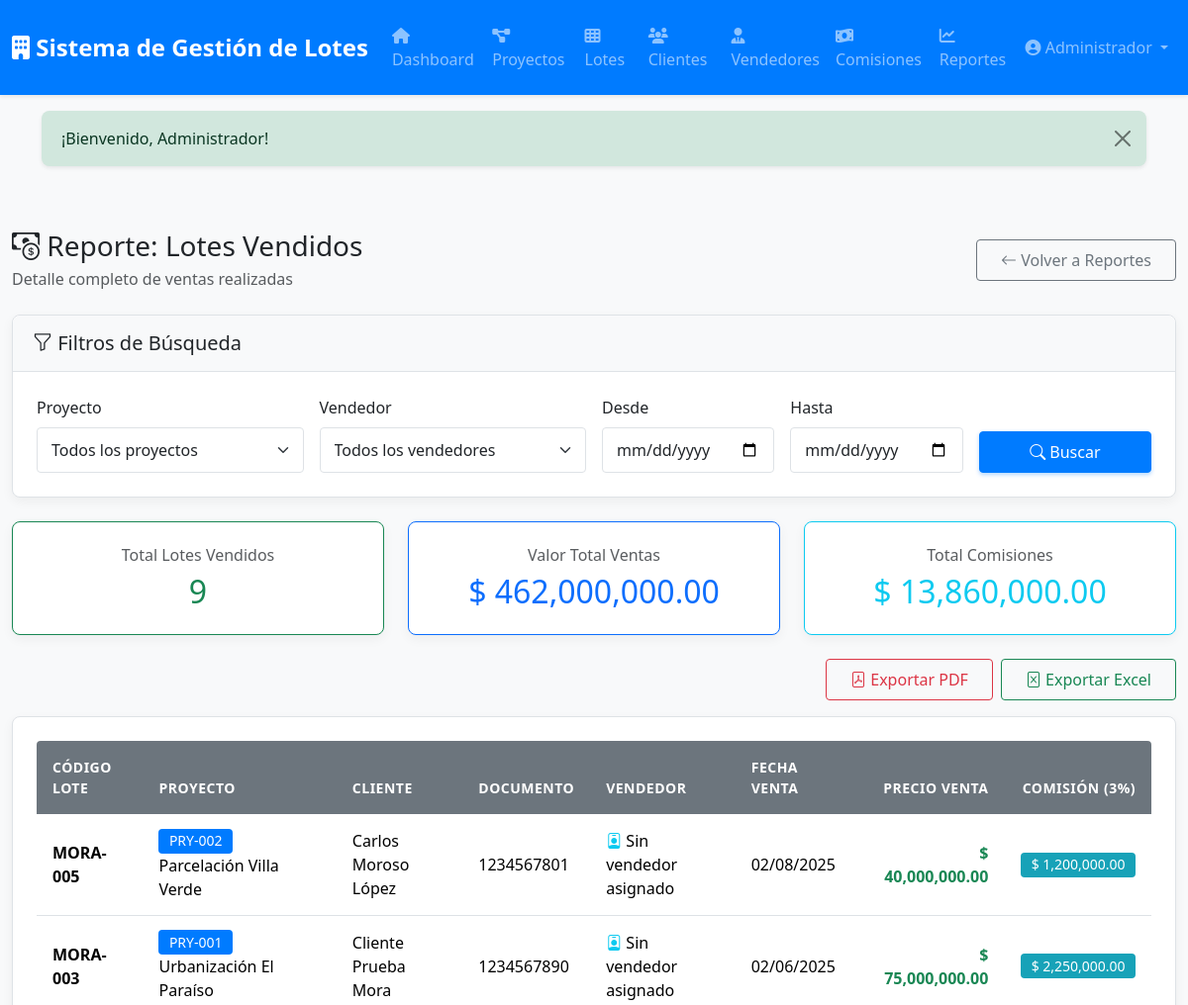
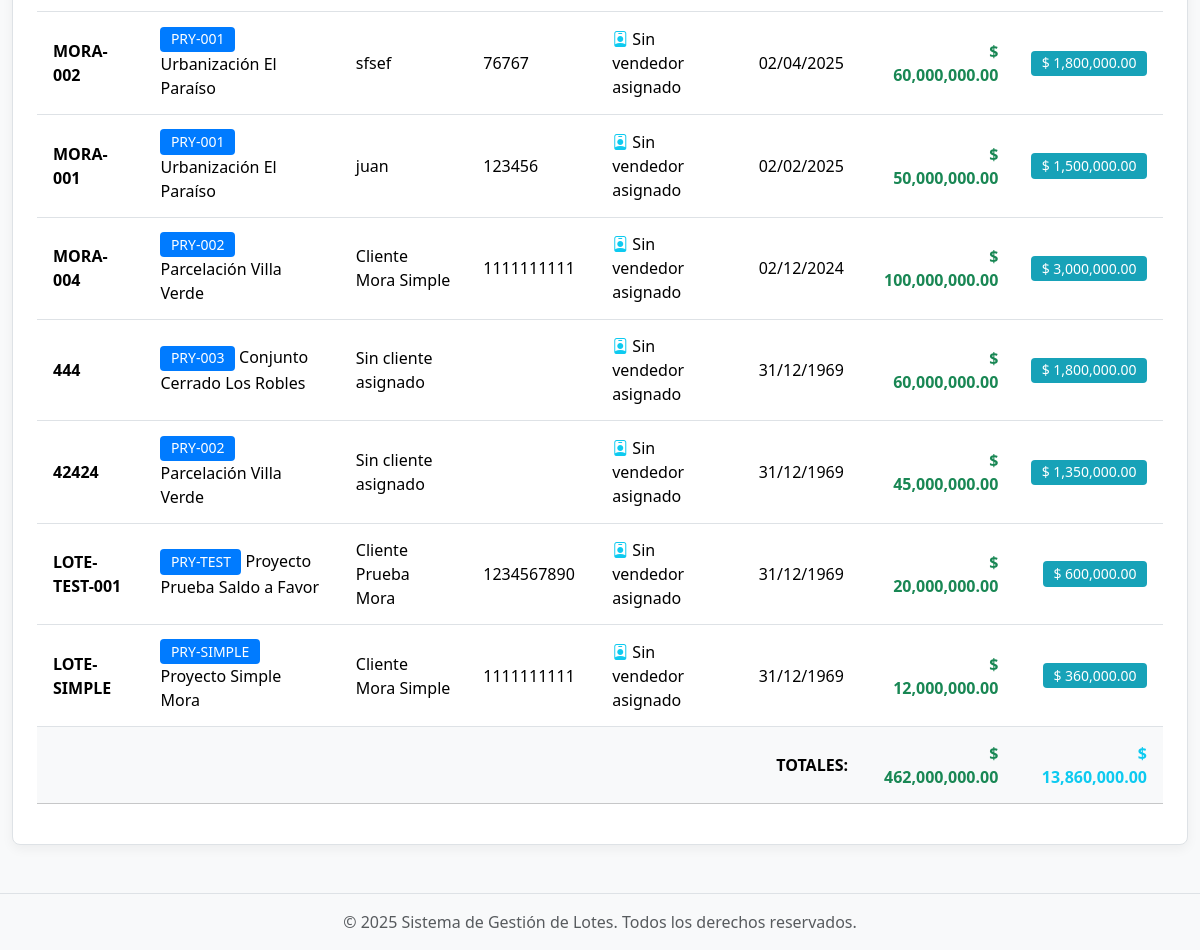
The page /reportes/lotes-vendidos (signed in) on the database its author committed (2 pictures, top to bottom).
### tables this page shows
CREATE TABLE `lotes` (
  `id` int(10) UNSIGNED NOT NULL,
  `proyecto_id` int(10) UNSIGNED NOT NULL,
  `codigo_lote` varchar(20) NOT NULL COMMENT 'Código del lote dentro del proyecto',
  `manzana` varchar(10) DEFAULT NULL COMMENT 'Manzana o sector',
  `ubicacion` varchar(255) DEFAULT NULL,
  `area_m2` decimal(10,2) NOT NULL COMMENT 'Área en metros cuadrados',
  `precio_lista` decimal(15,2) NOT NULL COMMENT 'Precio de lista del lote',
  `precio_venta` decimal(15,2) DEFAULT NULL COMMENT 'Precio real de venta (si difiere)',
  `cuota_inicial` decimal(15,2) DEFAULT NULL,
  `monto_financiado` decimal(15,2) DEFAULT NULL,
  `tasa_interes` decimal(5,2) DEFAULT NULL,
  `numero_cuotas` int(11) DEFAULT NULL,
  `saldo_a_favor` decimal(15,2) DEFAULT 0.00 COMMENT 'Saldo acumulado de pagos excedentes disponible para reajustar mora y compensar cuotas futuras',
  `fecha_inicio_amortizacion` date DEFAULT NULL,
  `estado` enum('disponible','reservado','vendido','bloqueado') NOT NULL DEFAULT 'disponible',
  `cliente_id` int(10) UNSIGNED DEFAULT NULL COMMENT 'Cliente dueño (si está vendido)',
  `vendedor_id` int(10) UNSIGNED DEFAULT NULL,
  `fecha_venta` date DEFAULT NULL,
  `observaciones` text DEFAULT NULL,
  `descripcion` text DEFAULT NULL,
  `created_at` timestamp NULL DEFAULT current_timestamp(),
  `updated_at` timestamp NULL DEFAULT current_timestamp() ON UPDATE current_timestamp()
);

CREATE TABLE `proyectos` (
  `id` int(10) UNSIGNED NOT NULL,
  `codigo` varchar(20) NOT NULL COMMENT 'Código único del proyecto',
  `nombre` varchar(150) NOT NULL,
  `ubicacion` varchar(255) DEFAULT NULL,
  `descripcion` text DEFAULT NULL,
  `estado` enum('activo','completado','pausado','cancelado') DEFAULT 'activo',
  `fecha_inicio` date DEFAULT NULL,
  `fecha_finalizacion` date DEFAULT NULL,
  `total_lotes` int(10) UNSIGNED DEFAULT 0 COMMENT 'Total de lotes en el proyecto',
  `observaciones` text DEFAULT NULL,
  `created_at` timestamp NULL DEFAULT current_timestamp(),
  `updated_at` timestamp NULL DEFAULT current_timestamp() ON UPDATE current_timestamp()
);

### app/Views/reportes/lotes-vendidos.php (the view, shortened to what the rows shown need)
<div class="container-fluid py-4">
    <div class="d-flex justify-content-between align-items-center mb-4">
        <div>
            <h1 class="h3 mb-1">
                <i class="bi bi-cash-coin"></i> Reporte: Lotes Vendidos
            </h1>
            <p class="text-muted mb-0">Detalle completo de ventas realizadas</p>
        </div>
        <a href="/reportes" class="btn btn-outline-secondary">
            <i class="bi bi-arrow-left"></i> Volver a Reportes
        </a>
    </div>
    <div class="card mb-4">
        <div class="card-header bg-light">
            <h5 class="mb-0"><i class="bi bi-funnel"></i> Filtros de Búsqueda</h5>
        </div>
        <div class="card-body">
            <form method="GET" action="/reportes/lotes-vendidos">
                <div class="row g-3">
                    <div class="col-md-3">
                        <label for="proyecto_id" class="form-label">Proyecto</label>
                        <select name="proyecto_id" id="proyecto_id" class="form-select">
                            <option value="">Todos los proyectos</option>
                        </select>
                    </div>
                    <div class="col-md-3">
                        <label for="vendedor_id" class="form-label">Vendedor</label>
                        <select name="vendedor_id" id="vendedor_id" class="form-select">
                            <option value="">Todos los vendedores</option>
                        </select>
                    </div>
                    <div class="col-md-2">
                        <label for="fecha_desde" class="form-label">Desde</label>
                        <input type="date" name="fecha_desde" id="fecha_desde" class="form-control"
                               value="<?= $filtros['fecha_desde'] ?? '' ?>">
                    </div>
                    <div class="col-md-2">
                        <label for="fecha_hasta" class="form-label">Hasta</label>
                        <input type="date" name="fecha_hasta" id="fecha_hasta" class="form-control"
                               value="<?= $filtros['fecha_hasta'] ?? '' ?>">
                    </div>
                    <div class="col-md-2 d-flex align-items-end">
                        <button type="submit" class="btn btn-primary w-100">
                            <i class="bi bi-search"></i> Buscar
                        </button>
                    </div>
                </div>
            </form>
        </div>
    </div>
    <div class="row mb-4">
        <div class="col-md-4">
            <div class="card text-center border-success">
                <div class="card-body">
                    <h6 class="text-muted">Total Lotes Vendidos</h6>
                    <h2 class="text-success mb-0"><?= count($lotes) ?></h2>
                </div>
            </div>
        </div>
        <div class="col-md-4">
            <div class="card text-center border-primary">
                <div class="card-body">
                    <h6 class="text-muted">Valor Total Ventas</h6>
                    <h2 class="text-primary mb-0"><?= formatMoney($totalVentas) ?></h2>
                </div>
            </div>
        </div>
        <div class="col-md-4">
            <div class="card text-center border-info">
                <div class="card-body">
                    <h6 class="text-muted">Total Comisiones</h6>
                    <h2 class="text-info mb-0"><?= formatMoney($totalComisiones) ?></h2>
                </div>
            </div>
        </div>
    </div>
    <div class="d-flex justify-content-end gap-2 mb-3">
        <button class="btn btn-outline-danger" onclick="exportarPDF()">
            <i class="bi bi-file-pdf"></i> Exportar PDF
        </button>
        <button class="btn btn-outline-success" onclick="exportarExcel()">
            <i class="bi bi-file-excel"></i> Exportar Excel
        </button>
    </div>
    <div class="card">
        <div class="card-body">
            <div class="table-responsive">
                <table class="table table-hover align-middle" id="tablaLotesVendidos">
                    <thead class="table-light">
                        <tr>
                            <th>Código Lote</th>
                            <th>Proyecto</th>
                            <th>Cliente</th>
                            <th>Documento</th>
                            <th>Vendedor</th>
                            <th>Fecha Venta</th>
                            <th class="text-end">Precio Venta</th>
                            <th class="text-end">Comisión (3%)</th>
                        </tr>
                    </thead>
                    <tbody>
                        <?php if (empty($lotes)): ?>
                            <tr>
                                <td colspan="8" class="text-center text-muted py-4">
                                    <i class="bi bi-inbox" style="font-size: 3rem;"></i>
                                    <p class="mt-2">No se encontraron lotes vendidos con los filtros seleccionados</p>
                                </td>
                            </tr>
                        <?php else: ?>
                            <?php foreach ($lotes as $lote): ?>
                                <tr>
                                    <td>
                                        <strong><?= htmlspecialchars($lote['codigo_lote']) ?></strong>
                                    </td>
                                    <td>
                                        <span class="badge bg-primary"><?= htmlspecialchars($lote['proyecto_codigo']) ?></span>
                                        <?= htmlspecialchars($lote['proyecto_nombre']) ?>
                                    </td>
                                    <td><?= htmlspecialchars($lote['cliente_nombre'] ?? 'Sin asignar') ?></td>
                                    <td><?= htmlspecialchars($lote['cliente_documento'] ?? '-') ?></td>
                                    <td>
                                        <i class="bi bi-person-badge text-info"></i>
                                        <?= htmlspecialchars($lote['vendedor_nombre'] ?? 'Sin vendedor') ?>
                                    </td>
                                    <td><?= date('d/m/Y', strtotime($lote['fecha_venta'])) ?></td>
                                    <td class="text-end">
                                        <strong class="text-success"><?= formatMoney($lote['precio_venta']) ?></strong>
                                    </td>
                                    <td class="text-end">
                                        <span class="badge bg-info"><?= formatMoney($lote['comision_vendedor']) ?></span>
                                    </td>
                                </tr>
                            <?php endforeach; ?>
                        <?php endif; ?>
                    </tbody>
                    <?php if (!empty($lotes)): ?>
                        <tfoot class="table-light fw-bold">
                            <tr>
                                <td colspan="6" class="text-end">TOTALES:</td>
                                <td class="text-end text-success"><?= formatMoney($totalVentas) ?></td>
                                <td class="text-end text-info"><?= formatMoney($totalComisiones) ?></td>
                            </tr>
                        </tfoot>
                    <?php endif; ?>
                </table>
            </div>
        </div>
    </div>
</div>

### core/Router.php (shortened to what the rows shown need)
<?php
class Router
{
    private $routes = [];
    public function __construct($baseUrl = '')
    {
        $this->baseUrl = rtrim($baseUrl, '/');
    }
    private function addRoute($method, $uri, $handler)
    {
        $uri = '/' . trim($uri, '/');
        $this->routes[] = [
            'method' => $method,
            'uri' => $uri,
            'handler' => $handler,
            'pattern' => $this->convertUriToPattern($uri)
        ];
    }
    private function convertUriToPattern($uri)
    {
        $pattern = preg_replace('/\{([a-z_]+)\}/', '([^/]+)', $uri);
        return '#^' . $pattern . '$#';
    }
    public function dispatch()
    {
        $requestMethod = $_SERVER['REQUEST_METHOD'];
        $requestUri = $this->getRequestUri();
        foreach ($this->routes as $route) {
            if ($route['method'] !== $requestMethod) {
                continue;
            }
            if (preg_match($route['pattern'], $requestUri, $matches)) {
                array_shift($matches);
                return $this->callHandler($route['handler'], $matches);
            }
        }
    }
    private function getRequestUri()
    {
        $uri = parse_url($_SERVER['REQUEST_URI'], PHP_URL_PATH);
        return '/' . trim($uri, '/');
    }
    private function callHandler($handler, $params = [])
    {
        if (is_string($handler) && strpos($handler, '@') !== false) {
            list($controller, $method) = explode('@', $handler);
            $controllerInstance = new $controllerClass();
            return call_user_func_array([$controllerInstance, $method], $params);
        }
        throw new Exception("Invalid route handler");
    }
}

### rows shown on the page
lotes: codigo_lote "MORA-005", proyecto.codigo "PRY-002", proyecto.nombre "Parcelación Villa Verde", cliente_nombre "Carlos Moroso López", cliente_documento "1234567801", vendedor_nombre "Sin vendedor asignado", fecha_venta "02/08/2025", precio_venta "$ 40,000,000.00", comision_vendedor "$ 1,200,000.00"
lotes: codigo_lote "MORA-003", proyecto.codigo "PRY-001", proyecto.nombre "Urbanización El Paraíso", cliente_nombre "Cliente Prueba Mora", cliente_documento "1234567890", vendedor_nombre "Sin vendedor asignado", fecha_venta "02/06/2025", precio_venta "$ 75,000,000.00", comision_vendedor "$ 2,250,000.00"
lotes: codigo_lote "MORA-002", proyecto.codigo "PRY-001", proyecto.nombre "Urbanización El Paraíso", cliente_nombre "sfsef", cliente_documento "76767", vendedor_nombre "Sin vendedor asignado", fecha_venta "02/04/2025", precio_venta "$ 60,000,000.00", comision_vendedor "$ 1,800,000.00"
lotes: codigo_lote "MORA-001", proyecto.codigo "PRY-001", proyecto.nombre "Urbanización El Paraíso", cliente_nombre "juan", cliente_documento "123456", vendedor_nombre "Sin vendedor asignado", fecha_venta "02/02/2025", precio_venta "$ 50,000,000.00", comision_vendedor "$ 1,500,000.00"
lotes: codigo_lote "MORA-004", proyecto.codigo "PRY-002", proyecto.nombre "Parcelación Villa Verde", cliente_nombre "Cliente Mora Simple", cliente_documento "1111111111", vendedor_nombre "Sin vendedor asignado", fecha_venta "02/12/2024", precio_venta "$ 100,000,000.00", comision_vendedor "$ 3,000,000.00"
lotes: codigo_lote "444", proyecto.codigo "PRY-003", proyecto.nombre "Conjunto Cerrado Los Robles", cliente_nombre "Sin cliente asignado", vendedor_nombre "Sin vendedor asignado", fecha_venta "31/12/1969", precio_venta "$ 60,000,000.00", comision_vendedor "$ 1,800,000.00"
lotes: codigo_lote "42424", proyecto.codigo "PRY-002", proyecto.nombre "Parcelación Villa Verde", cliente_nombre "Sin cliente asignado", vendedor_nombre "Sin vendedor asignado", fecha_venta "31/12/1969", precio_venta "$ 45,000,000.00", comision_vendedor "$ 1,350,000.00"
lotes: codigo_lote "LOTE-TEST-001", proyecto.codigo "PRY-TEST", proyecto.nombre "Proyecto Prueba Saldo a Favor", cliente_nombre "Cliente Prueba Mora", cliente_documento "1234567890", vendedor_nombre "Sin vendedor asignado", fecha_venta "31/12/1969", precio_venta "$ 20,000,000.00", comision_vendedor "$ 600,000.00"
lotes: codigo_lote "LOTE-SIMPLE", proyecto.codigo "PRY-SIMPLE", proyecto.nombre "Proyecto Simple Mora", cliente_nombre "Cliente Mora Simple", cliente_documento "1111111111", vendedor_nombre "Sin vendedor asignado", fecha_venta "31/12/1969", precio_venta "$ 12,000,000.00", comision_vendedor "$ 360,000.00"

### other values the page prints
count($lotes) "9"
formatMoney($totalVentas) "$ 462,000,000.00"
formatMoney($totalComisiones) "$ 13,860,000.00"
